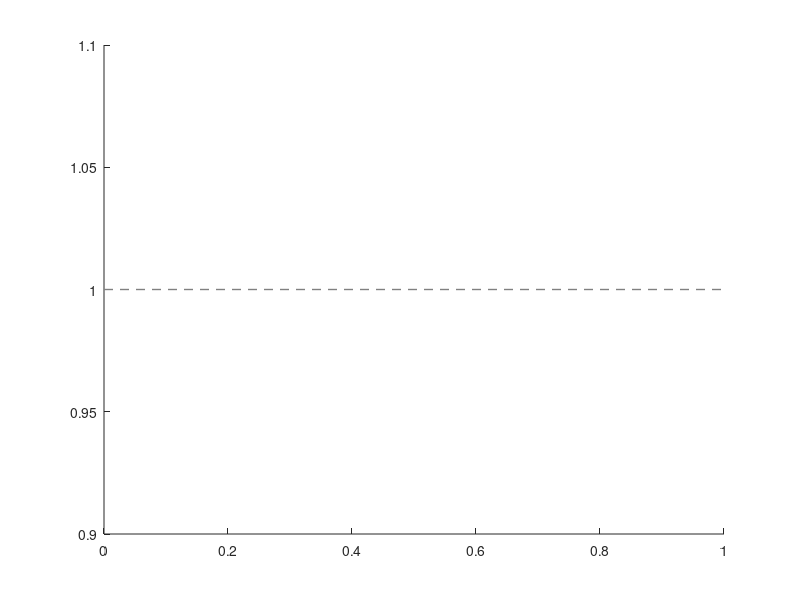

MATLAB code for this plot: (Note: this script raises an error after producing the figure.)
% Copyright (c) 2021 Francesca Scarabel
% This code is distributed under the MIT license, see LICENSE for 
% licensing information. 
% 
% If you use this code, please cite 
% Scarabel, Pellis, Ogden, Wu, 'A renewal equation model to assess roles and
% limitations of contact tracing for disease outbreak control',
% Royal Society Open Science, 2021.
% 
%% script delay_diagnosis.m
% Computes R_{d,c} and related quantities varying epsilon_c and the diagnosis delay.
% Uses the function linear_contact_tracing.m
% Figure SM2 in the Supplementary Material is obtained with
% R0 = 2.5 and R0 = 1.5, respectively

% Iterations to explore different combinations of parameters

clearvars

step = 0.05; % stepsize for numerical solution

% Epidemiological parameters

% Basic reproduction number
R0 = 2.5; % 1.5; % 2.5

% Distribution of incubation time: Gamma distribution (Overton et al, 2020)
mean_incubation = 4.84;
std_incubation = 2.79;

shape_incubation = (mean_incubation/std_incubation)^2;
scale_incubation = std_incubation^2/mean_incubation;

density_incubation_f = @(s) gampdf(s,shape_incubation,scale_incubation);
surv_symptoms_f = @(s) 1-integral(@(y) density_incubation_f(y),0,s);

% infectiousness profile: Gamma distribution (Ferretti et al, 2020)
bmax = 20; % maximal bound to infectiousness period

mean_beta = 5;
std_beta = 1.9;

shape_beta = (mean_beta/std_beta)^2;
scale_beta = std_beta^2/mean_beta;

beta_transm = @(x) R0*(x<=bmax).*gampdf(x,shape_beta,scale_beta);

% percentage symptomatic from He et al, 2020, Systematic review: 85%
epsilon_s = 0.85; % percentage of symptomatic individuals

% diagnosis parameters
dmax = 20;
epsilon_d = 1; % fraction of symptomatic individuals diagnosed

cmax = 5;
legendname = {};
epsilon_c_vector = 0:0.1:1;
delay_vector = 0:2;

figure(20); clf; hold on
plot([0 1],[1 1],'Color',[0.5 0.5 0.5],'LineStyle','--','LineWidth',1,'HandleVisibility','off'); % reference line R=1

colorcode = lines(length(delay_vector));
opt_fsolve = optimoptions('fsolve','Display','none','MaxIter',100000);

Lx = length(delay_vector);
Ly = length(epsilon_c_vector);

Rct_matrix = zeros(Ly,Lx);
rct_matrix = Rct_matrix;

Theta_d_matrix = Rct_matrix;
Thera_ct_matrix = Rct_matrix;


for index_x = 1:Lx
for index_y = 1:Ly

    delay_diagnosis = delay_vector(index_x);
    epsilon_c = epsilon_c_vector(index_y);
    
    density_diagnosis = @(x) epsilon_d*epsilon_s*(x<=dmax).*gampdf(x-delay_diagnosis,shape_incubation,scale_incubation);
    surv_diagnosis_f = @(x) 1-integral(@(y) density_diagnosis(y),0,x);

    % Solution of the linear system
    nd = dmax/step;
    nc = cmax/step;
    nb = bmax/step;

    N = max([nb,nd,nc,nc+nb]);
    dgrid = step*(1:nd);
    bgrid = step*(1:nb);
    Ngrid = step*(1:N);

    % Initialization of known parameters (discretization of functions)
    beta_mat = zeros(N,1);
    h_d = zeros(N,1);
    surv_d = (1-epsilon_d*epsilon_s)*ones(N,1); % probability of not being diagnosed
    dens_d = zeros(N,1);

    for itau = 1:N
        tau = itau*step;
        beta_mat(itau) = beta_transm(tau);
    end

    dens_d(1) = density_diagnosis(step);
    surv_d(1) = surv_diagnosis_f(step);
    h_d(1) = -log(surv_d(1))/step;
    for itau = 2:(dmax/step)
        dens_d(itau) = density_diagnosis(step*itau);
        surv_d(itau) = surv_diagnosis_f(itau*step);
        h_d(itau) = - (log(surv_d(itau))-log(surv_d(itau-1)))/step;
    end
    surv_d(nd+1:end)=surv_d(nd);

    % calculation of reproduction number via quadrature formulas
    R0 = step*trapz(beta_mat);
    Rd = step*trapz(beta_mat.*surv_d);
    
    r0 = fsolve(@(x) 1- step*trapz(beta_mat.*exp(-x*step*(1:N)')), 0.1, opt_fsolve);
    rd = fsolve(@(x) 1- step*trapz(beta_mat.*surv_d.*exp(-x*step*(1:N)')), r0, opt_fsolve);
    
    % initialize probability of contact tracing
    x0 = zeros(N+1,1); % the last entry will represent the exponential growth rate
    x0(1:nc)=ones(1,nc);
    x0(end)=rd;

    % Solve system (3.2)-(3.3) in the main text
    Sol = fsolve(@(x) [x(1:N);1] - linear_contact_tracing(x(1:N),x(N+1),step,nc,nd,epsilon_c,beta_mat,h_d,surv_d), x0, opt_fsolve);
    h_ct = Sol(1:N);
    rct = Sol(N+1);

    % calculation of Rct, reproduction number with contact tracing
    Rct = 0;
    surv_ct = zeros(N,1);
    for itau = 1:N
        surv_ct(itau) = exp(-step*sum(h_ct(1:itau)));
        Rct = Rct + step*beta_mat(itau)*surv_d(itau)*surv_ct(itau);
    end
 
    Rct_matrix(index_y,index_x) = Rct;
    rct_matrix(index_y,index_x) = rct;

    % Prevented transmission
    Theta_d(index_y,index_x) = Rd/R0;
    Theta_ct(index_y,index_x) = Rct/R0;
    
end

    % Plot of effective reproduction number as a function of epsilon_c
    figure(20); hold on
    plot(epsilon_c_vector,Rct_matrix(:,index_x),'LineWidth',2,'Color',colorcode(index_x,:))
    legendname{index_x} = [num2str(delay_diagnosis),'d diagnosis delay'];
    
end

legendname{1} = 'no diagnosis delay';
figure(20)
legend(legendname)
xlabel('tracing coverage','Interpreter','latex');
ylabel('$R_{d,c}$','Interpreter','latex');
title('Effect of the tracing coverage on $R_{d,c}$','Interpreter','latex');
set(gca,'fontsize',14)
